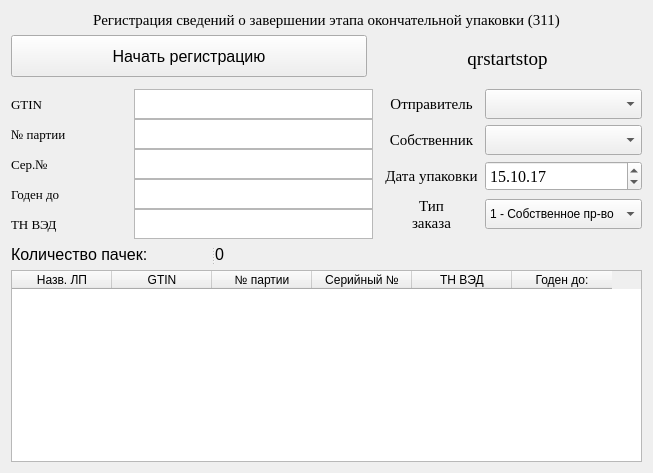
<?xml version="1.0" encoding="UTF-8"?>
<ui version="4.0">
 <class>RegisterEndPackingWidget311</class>
 <widget class="QWidget" name="RegisterEndPackingWidget311">
  <property name="geometry">
   <rect>
    <x>0</x>
    <y>0</y>
    <width>653</width>
    <height>473</height>
   </rect>
  </property>
  <property name="windowTitle">
   <string>RegisterEndPackingWidget311</string>
  </property>
  <layout class="QGridLayout" name="gridLayout_4">
   <item row="0" column="0">
    <widget class="QLabel" name="AppendPageLabel">
     <property name="font">
      <font>
       <family>Times New Roman</family>
       <pointsize>11</pointsize>
      </font>
     </property>
     <property name="text">
      <string>Регистрация сведений о завершении этапа окончательной упаковки (311)</string>
     </property>
     <property name="alignment">
      <set>Qt::AlignCenter</set>
     </property>
    </widget>
   </item>
   <item row="1" column="0">
    <layout class="QGridLayout" name="gridLayout_3">
     <item row="2" column="0" colspan="2">
      <layout class="QGridLayout" name="gridLayout">
       <property name="spacing">
        <number>0</number>
       </property>
       <item row="2" column="2">
        <widget class="QTextEdit" name="serialNumberAgregationValue">
         <property name="minimumSize">
          <size>
           <width>120</width>
           <height>30</height>
          </size>
         </property>
         <property name="maximumSize">
          <size>
           <width>300</width>
           <height>30</height>
          </size>
         </property>
         <property name="font">
          <font>
           <pointsize>10</pointsize>
          </font>
         </property>
         <property name="readOnly">
          <bool>true</bool>
         </property>
         <property name="html">
          <string>&lt;!DOCTYPE HTML PUBLIC &quot;-//W3C//DTD HTML 4.0//EN&quot; &quot;http://www.w3.org/TR/REC-html40/strict.dtd&quot;&gt;
&lt;html&gt;&lt;head&gt;&lt;meta name=&quot;qrichtext&quot; content=&quot;1&quot; /&gt;&lt;style type=&quot;text/css&quot;&gt;
p, li { white-space: pre-wrap; }
&lt;/style&gt;&lt;/head&gt;&lt;body style=&quot; font-family:'MS Shell Dlg 2'; font-size:10pt; font-weight:400; font-style:normal;&quot;&gt;
&lt;p style=&quot;-qt-paragraph-type:empty; margin-top:0px; margin-bottom:0px; margin-left:0px; margin-right:0px; -qt-block-indent:0; text-indent:0px;&quot;&gt;&lt;br /&gt;&lt;/p&gt;&lt;/body&gt;&lt;/html&gt;</string>
         </property>
        </widget>
       </item>
       <item row="3" column="0">
        <widget class="QLabel" name="productlifeimeLabelAgregation">
         <property name="minimumSize">
          <size>
           <width>100</width>
           <height>30</height>
          </size>
         </property>
         <property name="maximumSize">
          <size>
           <width>60</width>
           <height>30</height>
          </size>
         </property>
         <property name="font">
          <font>
           <family>Times New Roman</family>
           <pointsize>10</pointsize>
          </font>
         </property>
         <property name="text">
          <string>Годен до</string>
         </property>
         <property name="alignment">
          <set>Qt::AlignLeading|Qt::AlignLeft|Qt::AlignVCenter</set>
         </property>
        </widget>
       </item>
       <item row="3" column="2">
        <widget class="QTextEdit" name="expirationdateAgregation">
         <property name="minimumSize">
          <size>
           <width>120</width>
           <height>30</height>
          </size>
         </property>
         <property name="maximumSize">
          <size>
           <width>300</width>
           <height>30</height>
          </size>
         </property>
         <property name="font">
          <font>
           <pointsize>10</pointsize>
          </font>
         </property>
         <property name="readOnly">
          <bool>true</bool>
         </property>
         <property name="html">
          <string>&lt;!DOCTYPE HTML PUBLIC &quot;-//W3C//DTD HTML 4.0//EN&quot; &quot;http://www.w3.org/TR/REC-html40/strict.dtd&quot;&gt;
&lt;html&gt;&lt;head&gt;&lt;meta name=&quot;qrichtext&quot; content=&quot;1&quot; /&gt;&lt;style type=&quot;text/css&quot;&gt;
p, li { white-space: pre-wrap; }
&lt;/style&gt;&lt;/head&gt;&lt;body style=&quot; font-family:'MS Shell Dlg 2'; font-size:10pt; font-weight:400; font-style:normal;&quot;&gt;
&lt;p style=&quot;-qt-paragraph-type:empty; margin-top:0px; margin-bottom:0px; margin-left:0px; margin-right:0px; -qt-block-indent:0; text-indent:0px;&quot;&gt;&lt;br /&gt;&lt;/p&gt;&lt;/body&gt;&lt;/html&gt;</string>
         </property>
        </widget>
       </item>
       <item row="4" column="0">
        <widget class="QLabel" name="TNVEDabelAgregation">
         <property name="minimumSize">
          <size>
           <width>100</width>
           <height>30</height>
          </size>
         </property>
         <property name="maximumSize">
          <size>
           <width>60</width>
           <height>30</height>
          </size>
         </property>
         <property name="font">
          <font>
           <family>Times New Roman</family>
           <pointsize>10</pointsize>
          </font>
         </property>
         <property name="text">
          <string>ТН ВЭД</string>
         </property>
         <property name="alignment">
          <set>Qt::AlignLeading|Qt::AlignLeft|Qt::AlignVCenter</set>
         </property>
        </widget>
       </item>
       <item row="4" column="2">
        <widget class="QTextEdit" name="TNVEDValueAgregation">
         <property name="minimumSize">
          <size>
           <width>80</width>
           <height>30</height>
          </size>
         </property>
         <property name="maximumSize">
          <size>
           <width>300</width>
           <height>30</height>
          </size>
         </property>
         <property name="font">
          <font>
           <pointsize>10</pointsize>
          </font>
         </property>
         <property name="readOnly">
          <bool>true</bool>
         </property>
         <property name="html">
          <string>&lt;!DOCTYPE HTML PUBLIC &quot;-//W3C//DTD HTML 4.0//EN&quot; &quot;http://www.w3.org/TR/REC-html40/strict.dtd&quot;&gt;
&lt;html&gt;&lt;head&gt;&lt;meta name=&quot;qrichtext&quot; content=&quot;1&quot; /&gt;&lt;style type=&quot;text/css&quot;&gt;
p, li { white-space: pre-wrap; }
&lt;/style&gt;&lt;/head&gt;&lt;body style=&quot; font-family:'MS Shell Dlg 2'; font-size:10pt; font-weight:400; font-style:normal;&quot;&gt;
&lt;p style=&quot;-qt-paragraph-type:empty; margin-top:0px; margin-bottom:0px; margin-left:0px; margin-right:0px; -qt-block-indent:0; text-indent:0px;&quot;&gt;&lt;br /&gt;&lt;/p&gt;&lt;/body&gt;&lt;/html&gt;</string>
         </property>
        </widget>
       </item>
       <item row="2" column="0">
        <widget class="QLabel" name="serialNumberAgregationLabel">
         <property name="minimumSize">
          <size>
           <width>100</width>
           <height>30</height>
          </size>
         </property>
         <property name="maximumSize">
          <size>
           <width>60</width>
           <height>30</height>
          </size>
         </property>
         <property name="font">
          <font>
           <family>Times New Roman</family>
           <pointsize>10</pointsize>
          </font>
         </property>
         <property name="text">
          <string>Сер.№</string>
         </property>
         <property name="alignment">
          <set>Qt::AlignLeading|Qt::AlignLeft|Qt::AlignVCenter</set>
         </property>
        </widget>
       </item>
       <item row="1" column="2">
        <widget class="QTextEdit" name="batchnumberTextAgregation">
         <property name="minimumSize">
          <size>
           <width>120</width>
           <height>30</height>
          </size>
         </property>
         <property name="maximumSize">
          <size>
           <width>300</width>
           <height>30</height>
          </size>
         </property>
         <property name="font">
          <font>
           <pointsize>10</pointsize>
          </font>
         </property>
         <property name="readOnly">
          <bool>true</bool>
         </property>
         <property name="html">
          <string>&lt;!DOCTYPE HTML PUBLIC &quot;-//W3C//DTD HTML 4.0//EN&quot; &quot;http://www.w3.org/TR/REC-html40/strict.dtd&quot;&gt;
&lt;html&gt;&lt;head&gt;&lt;meta name=&quot;qrichtext&quot; content=&quot;1&quot; /&gt;&lt;style type=&quot;text/css&quot;&gt;
p, li { white-space: pre-wrap; }
&lt;/style&gt;&lt;/head&gt;&lt;body style=&quot; font-family:'MS Shell Dlg 2'; font-size:10pt; font-weight:400; font-style:normal;&quot;&gt;
&lt;p style=&quot;-qt-paragraph-type:empty; margin-top:0px; margin-bottom:0px; margin-left:0px; margin-right:0px; -qt-block-indent:0; text-indent:0px;&quot;&gt;&lt;br /&gt;&lt;/p&gt;&lt;/body&gt;&lt;/html&gt;</string>
         </property>
        </widget>
       </item>
       <item row="0" column="0">
        <widget class="QLabel" name="GTINLabelAgregation">
         <property name="minimumSize">
          <size>
           <width>100</width>
           <height>30</height>
          </size>
         </property>
         <property name="maximumSize">
          <size>
           <width>60</width>
           <height>30</height>
          </size>
         </property>
         <property name="font">
          <font>
           <family>Times New Roman</family>
           <pointsize>10</pointsize>
          </font>
         </property>
         <property name="text">
          <string>GTIN</string>
         </property>
         <property name="alignment">
          <set>Qt::AlignLeading|Qt::AlignLeft|Qt::AlignVCenter</set>
         </property>
        </widget>
       </item>
       <item row="1" column="0">
        <widget class="QLabel" name="batchnumberAgregation">
         <property name="minimumSize">
          <size>
           <width>100</width>
           <height>30</height>
          </size>
         </property>
         <property name="maximumSize">
          <size>
           <width>60</width>
           <height>30</height>
          </size>
         </property>
         <property name="font">
          <font>
           <family>Times New Roman</family>
           <pointsize>10</pointsize>
          </font>
         </property>
         <property name="text">
          <string>№ партии</string>
         </property>
         <property name="alignment">
          <set>Qt::AlignLeading|Qt::AlignLeft|Qt::AlignVCenter</set>
         </property>
        </widget>
       </item>
       <item row="0" column="2">
        <widget class="QTextEdit" name="GTINTextAgregation">
         <property name="minimumSize">
          <size>
           <width>120</width>
           <height>30</height>
          </size>
         </property>
         <property name="maximumSize">
          <size>
           <width>300</width>
           <height>30</height>
          </size>
         </property>
         <property name="font">
          <font>
           <pointsize>10</pointsize>
          </font>
         </property>
         <property name="readOnly">
          <bool>true</bool>
         </property>
         <property name="html">
          <string>&lt;!DOCTYPE HTML PUBLIC &quot;-//W3C//DTD HTML 4.0//EN&quot; &quot;http://www.w3.org/TR/REC-html40/strict.dtd&quot;&gt;
&lt;html&gt;&lt;head&gt;&lt;meta name=&quot;qrichtext&quot; content=&quot;1&quot; /&gt;&lt;style type=&quot;text/css&quot;&gt;
p, li { white-space: pre-wrap; }
&lt;/style&gt;&lt;/head&gt;&lt;body style=&quot; font-family:'MS Shell Dlg 2'; font-size:10pt; font-weight:400; font-style:normal;&quot;&gt;
&lt;p style=&quot;-qt-paragraph-type:empty; margin-top:0px; margin-bottom:0px; margin-left:0px; margin-right:0px; -qt-block-indent:0; text-indent:0px;&quot;&gt;&lt;br /&gt;&lt;/p&gt;&lt;/body&gt;&lt;/html&gt;</string>
         </property>
        </widget>
       </item>
       <item row="2" column="1">
        <spacer name="horizontalSpacer_2">
         <property name="orientation">
          <enum>Qt::Horizontal</enum>
         </property>
         <property name="sizeHint" stdset="0">
          <size>
           <width>40</width>
           <height>20</height>
          </size>
         </property>
        </spacer>
       </item>
      </layout>
     </item>
     <item row="3" column="0" colspan="2">
      <widget class="QSplitter" name="splitter">
       <property name="orientation">
        <enum>Qt::Horizontal</enum>
       </property>
       <widget class="QLabel" name="countMedicamentLabel">
        <property name="sizePolicy">
         <sizepolicy hsizetype="Minimum" vsizetype="Preferred">
          <horstretch>0</horstretch>
          <verstretch>0</verstretch>
         </sizepolicy>
        </property>
        <property name="maximumSize">
         <size>
          <width>200</width>
          <height>16777215</height>
         </size>
        </property>
        <property name="font">
         <font>
          <pointsize>12</pointsize>
         </font>
        </property>
        <property name="text">
         <string>Количество пачек:</string>
        </property>
       </widget>
       <widget class="QLabel" name="countMedicamentValue">
        <property name="maximumSize">
         <size>
          <width>60</width>
          <height>16777215</height>
         </size>
        </property>
        <property name="font">
         <font>
          <pointsize>12</pointsize>
         </font>
        </property>
        <property name="text">
         <string>0</string>
        </property>
        <property name="alignment">
         <set>Qt::AlignLeading|Qt::AlignLeft|Qt::AlignVCenter</set>
        </property>
       </widget>
      </widget>
     </item>
     <item row="3" column="2" colspan="2">
      <widget class="QLabel" name="errorLabel">
       <property name="sizePolicy">
        <sizepolicy hsizetype="Expanding" vsizetype="Preferred">
         <horstretch>0</horstretch>
         <verstretch>0</verstretch>
        </sizepolicy>
       </property>
       <property name="font">
        <font>
         <pointsize>12</pointsize>
        </font>
       </property>
       <property name="text">
        <string/>
       </property>
      </widget>
     </item>
     <item row="4" column="0" colspan="4">
      <widget class="QTableWidget" name="MedicamentsTable">
       <property name="columnCount">
        <number>6</number>
       </property>
       <attribute name="horizontalHeaderStretchLastSection">
        <bool>false</bool>
       </attribute>
       <attribute name="verticalHeaderVisible">
        <bool>false</bool>
       </attribute>
       <column>
        <property name="text">
         <string>Назв. ЛП</string>
        </property>
       </column>
       <column>
        <property name="text">
         <string>GTIN</string>
        </property>
       </column>
       <column>
        <property name="text">
         <string>№ партии</string>
        </property>
       </column>
       <column>
        <property name="text">
         <string>Серийный №</string>
        </property>
       </column>
       <column>
        <property name="text">
         <string>ТН ВЭД</string>
        </property>
       </column>
       <column>
        <property name="text">
         <string>Годен до:</string>
        </property>
       </column>
      </widget>
     </item>
     <item row="1" column="3" rowspan="2">
      <layout class="QGridLayout" name="gridLayout_2">
       <property name="spacing">
        <number>0</number>
       </property>
       <item row="1" column="2">
        <widget class="QComboBox" name="ownerID">
         <property name="minimumSize">
          <size>
           <width>0</width>
           <height>30</height>
          </size>
         </property>
        </widget>
       </item>
       <item row="0" column="2">
        <widget class="QComboBox" name="senderID">
         <property name="minimumSize">
          <size>
           <width>0</width>
           <height>30</height>
          </size>
         </property>
        </widget>
       </item>
       <item row="2" column="2">
        <widget class="QDateTimeEdit" name="operationDate">
         <property name="minimumSize">
          <size>
           <width>0</width>
           <height>30</height>
          </size>
         </property>
         <property name="maximumSize">
          <size>
           <width>16777215</width>
           <height>30</height>
          </size>
         </property>
         <property name="font">
          <font>
           <family>Times New Roman</family>
           <pointsize>12</pointsize>
          </font>
         </property>
         <property name="date">
          <date>
           <year>2017</year>
           <month>10</month>
           <day>15</day>
          </date>
         </property>
         <property name="maximumDate">
          <date>
           <year>2099</year>
           <month>1</month>
           <day>1</day>
          </date>
         </property>
         <property name="minimumDate">
          <date>
           <year>2010</year>
           <month>1</month>
           <day>1</day>
          </date>
         </property>
         <property name="displayFormat">
          <string>dd.MM.yy</string>
         </property>
        </widget>
       </item>
       <item row="2" column="0">
        <widget class="QLabel" name="dataotgruzki">
         <property name="font">
          <font>
           <family>Times New Roman</family>
           <pointsize>11</pointsize>
          </font>
         </property>
         <property name="text">
          <string>Дата упаковки</string>
         </property>
         <property name="alignment">
          <set>Qt::AlignCenter</set>
         </property>
        </widget>
       </item>
       <item row="1" column="0">
        <widget class="QLabel" name="owner">
         <property name="font">
          <font>
           <family>Times New Roman</family>
           <pointsize>11</pointsize>
          </font>
         </property>
         <property name="text">
          <string>Собственник</string>
         </property>
         <property name="alignment">
          <set>Qt::AlignCenter</set>
         </property>
        </widget>
       </item>
       <item row="0" column="0">
        <widget class="QLabel" name="otpravit">
         <property name="font">
          <font>
           <family>Times New Roman</family>
           <pointsize>11</pointsize>
          </font>
         </property>
         <property name="text">
          <string>Отправитель</string>
         </property>
         <property name="alignment">
          <set>Qt::AlignCenter</set>
         </property>
        </widget>
       </item>
       <item row="3" column="0">
        <widget class="QLabel" name="turntype">
         <property name="font">
          <font>
           <family>Times New Roman</family>
           <pointsize>11</pointsize>
          </font>
         </property>
         <property name="text">
          <string>Тип 
заказа</string>
         </property>
         <property name="alignment">
          <set>Qt::AlignCenter</set>
         </property>
        </widget>
       </item>
       <item row="3" column="2">
        <widget class="QComboBox" name="OrderTypeCombo">
         <property name="minimumSize">
          <size>
           <width>0</width>
           <height>30</height>
          </size>
         </property>
         <item>
          <property name="text">
           <string>1 - Собственное пр-во</string>
          </property>
         </item>
         <item>
          <property name="text">
           <string>2 - Контрактное пр-во</string>
          </property>
         </item>
        </widget>
       </item>
       <item row="1" column="1">
        <spacer name="horizontalSpacer">
         <property name="orientation">
          <enum>Qt::Horizontal</enum>
         </property>
         <property name="sizeHint" stdset="0">
          <size>
           <width>40</width>
           <height>20</height>
          </size>
         </property>
        </spacer>
       </item>
      </layout>
     </item>
     <item row="0" column="1" rowspan="2" colspan="3">
      <widget class="QLabel" name="qrstartstop">
       <property name="sizePolicy">
        <sizepolicy hsizetype="Expanding" vsizetype="Expanding">
         <horstretch>0</horstretch>
         <verstretch>0</verstretch>
        </sizepolicy>
       </property>
       <property name="font">
        <font>
         <family>Times New Roman</family>
         <pointsize>14</pointsize>
        </font>
       </property>
       <property name="text">
        <string>qrstartstop</string>
       </property>
       <property name="alignment">
        <set>Qt::AlignCenter</set>
       </property>
      </widget>
     </item>
     <item row="0" column="0">
      <widget class="QPushButton" name="RegistrationStartButton">
       <property name="sizePolicy">
        <sizepolicy hsizetype="Expanding" vsizetype="Expanding">
         <horstretch>0</horstretch>
         <verstretch>0</verstretch>
        </sizepolicy>
       </property>
       <property name="font">
        <font>
         <pointsize>12</pointsize>
        </font>
       </property>
       <property name="text">
        <string>Начать регистрацию</string>
       </property>
      </widget>
     </item>
    </layout>
   </item>
  </layout>
 </widget>
 <layoutdefault spacing="6" margin="11"/>
 <resources/>
 <connections/>
</ui>
